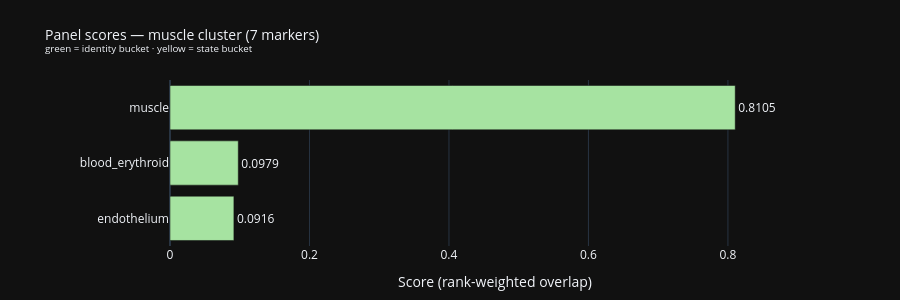

This figure's notebook cell:
### Markdown cell above
***FOR FUN — visualize the scored bucket table***

### Code cell
import plotly.graph_objects as go

_COLOURS = {
    zlabel.KIND_IDENTITY: "#A6E3A1",  # green — lineage buckets
    zlabel.KIND_STATE:    "#F9E2AF",  # yellow — state buckets
}

# Show only buckets that scored above zero; everything else stays in the table above.
visible = [s for s in scores if s.score > 0]

fig = go.Figure(
    go.Bar(
        x=[s.score for s in visible],
        y=[s.bucket for s in visible],
        orientation="h",
        marker_color=[_COLOURS[s.kind] for s in visible],
        text=[f"{s.score:.4f}" for s in visible],
        textposition="outside",
        hovertemplate=(
            "<b>%{y}</b><br>score: %{x:.4f}<br>"
            "matched: %{customdata}<extra></extra>"
        ),
        customdata=[
            ", ".join(f"{m.input}(r{m.rank})" for m in s.matched_markers) or "none"
            for s in visible
        ],
    )
)
fig.update_layout(
    title=dict(
        text="Panel scores — muscle cluster (7 markers)<br>"
             "<sup>green = identity bucket · yellow = state bucket</sup>",
        font_size=14,
    ),
    xaxis_title="Score (rank-weighted overlap)",
    xaxis_range=[0, max(s.score for s in visible) * 1.15],
    yaxis={"autorange": "reversed"},
    template="plotly_dark",
    height=max(300, 45 * len(visible) + 100),
    margin=dict(l=170, r=80, t=80, b=50),
)
fig.show()

### Figure 1 — Plotly figure (JSON) as saved in the notebook; plotly's stock layout.template omitted (floating-point values rounded to 4 significant figures)
{"data": [{"customdata": ["mylz2(r1), acta1b(r2), tnnt3a(r3), myod1(r4), myog(r5)", "hbae1.1(r6)", "kdrl(r7)"], "hovertemplate": "<b>%{y}</b><br>score: %{x:.4f}<br>matched: %{customdata}<extra></extra>", "marker": {"color": ["#A6E3A1", "#A6E3A1", "#A6E3A1"]}, "orientation": "h", "text": ["0.8105", "0.0979", "0.0916"], "textposition": "outside", "type": "bar", "x": [0.8105, 0.09791, 0.09163], "y": ["muscle", "blood_erythroid", "endothelium"]}], "layout": {"height": 300, "margin": {"b": 50, "l": 170, "r": 80, "t": 80}, "title": {"font": {"size": 14}, "text": "Panel scores — muscle cluster (7 markers)<br><sup>green = identity bucket · yellow = state bucket</sup>"}, "xaxis": {"range": [0, 0.932], "title": {"text": "Score (rank-weighted overlap)"}}, "yaxis": {"autorange": "reversed"}}}
